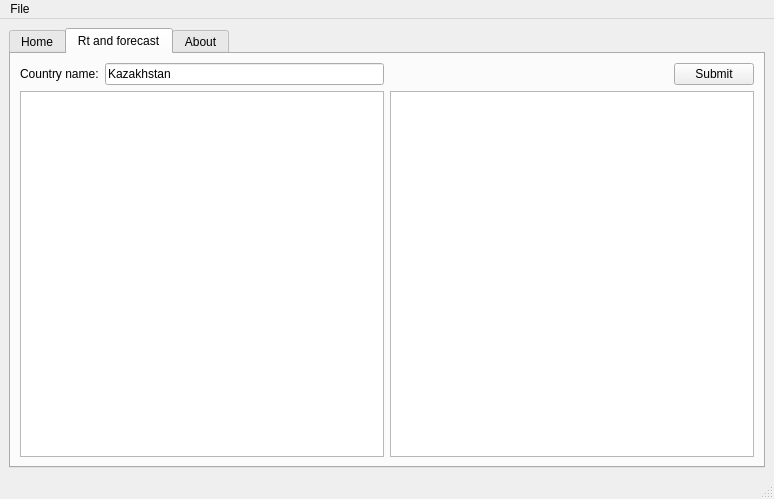
<?xml version="1.0" encoding="UTF-8"?>
<ui version="4.0">
 <class>MainWindow</class>
 <widget class="QMainWindow" name="MainWindow">
  <property name="geometry">
   <rect>
    <x>0</x>
    <y>0</y>
    <width>774</width>
    <height>499</height>
   </rect>
  </property>
  <property name="windowTitle">
   <string>MainWindow</string>
  </property>
  <widget class="QWidget" name="centralwidget">
   <layout class="QGridLayout" name="gridLayout_2">
    <item row="0" column="1">
     <widget class="QTabWidget" name="tabWidget">
      <property name="tabShape">
       <enum>QTabWidget::Rounded</enum>
      </property>
      <property name="currentIndex">
       <number>1</number>
      </property>
      <widget class="QWidget" name="tab">
       <attribute name="icon">
        <iconset>
         <normaloff>../../.designer/yandex lyseum 2019-2020/imap-Image-to-PDF-Converter-Application-For-Windows-master/imap-Image-to-PDF-Converter-Application-For-Windows-master/icons/top_menu_50px.png</normaloff>../../.designer/yandex lyseum 2019-2020/imap-Image-to-PDF-Converter-Application-For-Windows-master/imap-Image-to-PDF-Converter-Application-For-Windows-master/icons/top_menu_50px.png</iconset>
       </attribute>
       <attribute name="title">
        <string>Home</string>
       </attribute>
       <layout class="QGridLayout" name="gridLayout">
        <item row="1" column="1">
         <layout class="QVBoxLayout" name="verticalLayout">
          <item>
           <widget class="QPushButton" name="pushButton">
            <property name="text">
             <string> Add Folder</string>
            </property>
            <property name="icon">
             <iconset>
              <normaloff>../../.designer/yandex lyseum 2019-2020/imap-Image-to-PDF-Converter-Application-For-Windows-master/imap-Image-to-PDF-Converter-Application-For-Windows-master/icons/Add Folder_50px.png</normaloff>../../.designer/yandex lyseum 2019-2020/imap-Image-to-PDF-Converter-Application-For-Windows-master/imap-Image-to-PDF-Converter-Application-For-Windows-master/icons/Add Folder_50px.png</iconset>
            </property>
           </widget>
          </item>
          <item>
           <widget class="QPushButton" name="pushButton_add">
            <property name="text">
             <string> Add File</string>
            </property>
            <property name="icon">
             <iconset>
              <normaloff>../../.designer/yandex lyseum 2019-2020/imap-Image-to-PDF-Converter-Application-For-Windows-master/imap-Image-to-PDF-Converter-Application-For-Windows-master/icons/plus_50px.png</normaloff>../../.designer/yandex lyseum 2019-2020/imap-Image-to-PDF-Converter-Application-For-Windows-master/imap-Image-to-PDF-Converter-Application-For-Windows-master/icons/plus_50px.png</iconset>
            </property>
           </widget>
          </item>
          <item>
           <widget class="QPushButton" name="pushButton_remove">
            <property name="text">
             <string> Remove</string>
            </property>
            <property name="icon">
             <iconset>
              <normaloff>../../.designer/yandex lyseum 2019-2020/imap-Image-to-PDF-Converter-Application-For-Windows-master/imap-Image-to-PDF-Converter-Application-For-Windows-master/icons/minus_50px.png</normaloff>../../.designer/yandex lyseum 2019-2020/imap-Image-to-PDF-Converter-Application-For-Windows-master/imap-Image-to-PDF-Converter-Application-For-Windows-master/icons/minus_50px.png</iconset>
            </property>
           </widget>
          </item>
         </layout>
        </item>
        <item row="1" column="0" rowspan="5">
         <widget class="QListWidget" name="listWidget"/>
        </item>
        <item row="0" column="0">
         <widget class="QLabel" name="label_5">
          <property name="font">
           <font>
            <pointsize>10</pointsize>
           </font>
          </property>
          <property name="text">
           <string>List of images</string>
          </property>
         </widget>
        </item>
        <item row="5" column="1">
         <widget class="QPushButton" name="pushButton_2">
          <property name="text">
           <string>Predict all</string>
          </property>
         </widget>
        </item>
        <item row="4" column="1">
         <layout class="QHBoxLayout" name="horizontalLayout">
          <item>
           <widget class="QPushButton" name="pushButton_predict">
            <property name="text">
             <string>Predict</string>
            </property>
           </widget>
          </item>
          <item>
           <widget class="QPushButton" name="pushButton_clear">
            <property name="text">
             <string> Clear All</string>
            </property>
            <property name="icon">
             <iconset>
              <normaloff>../../.designer/yandex lyseum 2019-2020/imap-Image-to-PDF-Converter-Application-For-Windows-master/imap-Image-to-PDF-Converter-Application-For-Windows-master/icons/clear_symbol_50px.png</normaloff>../../.designer/yandex lyseum 2019-2020/imap-Image-to-PDF-Converter-Application-For-Windows-master/imap-Image-to-PDF-Converter-Application-For-Windows-master/icons/clear_symbol_50px.png</iconset>
            </property>
           </widget>
          </item>
         </layout>
        </item>
        <item row="2" column="1" rowspan="2">
         <widget class="QLabel" name="result">
          <property name="font">
           <font>
            <weight>75</weight>
            <bold>true</bold>
           </font>
          </property>
          <property name="text">
           <string>Result</string>
          </property>
          <property name="alignment">
           <set>Qt::AlignCenter</set>
          </property>
         </widget>
        </item>
       </layout>
      </widget>
      <widget class="QWidget" name="tab_2">
       <attribute name="title">
        <string>Rt and forecast</string>
       </attribute>
       <layout class="QGridLayout" name="gridLayout_4">
        <item row="0" column="1">
         <widget class="QLineEdit" name="lineEdit">
          <property name="text">
           <string>Kazakhstan</string>
          </property>
         </widget>
        </item>
        <item row="0" column="3">
         <widget class="QPushButton" name="pushButton_3">
          <property name="text">
           <string>Submit</string>
          </property>
         </widget>
        </item>
        <item row="0" column="0">
         <widget class="QLabel" name="label_6">
          <property name="text">
           <string>Country name:</string>
          </property>
         </widget>
        </item>
        <item row="2" column="0" colspan="2">
         <widget class="PlotWidget" name="graphicsView"/>
        </item>
        <item row="0" column="2">
         <spacer name="horizontalSpacer">
          <property name="orientation">
           <enum>Qt::Horizontal</enum>
          </property>
          <property name="sizeHint" stdset="0">
           <size>
            <width>40</width>
            <height>20</height>
           </size>
          </property>
         </spacer>
        </item>
        <item row="2" column="2" colspan="2">
         <widget class="PlotWidget" name="graphicsView_2"/>
        </item>
       </layout>
      </widget>
      <widget class="QWidget" name="tab_3">
       <attribute name="icon">
        <iconset>
         <normaloff>../../.designer/yandex lyseum 2019-2020/imap-Image-to-PDF-Converter-Application-For-Windows-master/imap-Image-to-PDF-Converter-Application-For-Windows-master/icons/info_50px.png</normaloff>../../.designer/yandex lyseum 2019-2020/imap-Image-to-PDF-Converter-Application-For-Windows-master/imap-Image-to-PDF-Converter-Application-For-Windows-master/icons/info_50px.png</iconset>
       </attribute>
       <attribute name="title">
        <string>About</string>
       </attribute>
       <layout class="QGridLayout" name="gridLayout_3">
        <item row="1" column="0">
         <widget class="QLabel" name="label_4">
          <property name="maximumSize">
           <size>
            <width>191</width>
            <height>20</height>
           </size>
          </property>
          <property name="text">
           <string>Technologies Used:</string>
          </property>
         </widget>
        </item>
        <item row="0" column="1">
         <widget class="QLabel" name="label_2">
          <property name="text">
           <string>Saparov Almas </string>
          </property>
         </widget>
        </item>
        <item row="1" column="1">
         <widget class="QLabel" name="label_3">
          <property name="text">
           <string>Python 3.8, PyQt5, Tensorflow, Keras, cv2 and etc..</string>
          </property>
         </widget>
        </item>
        <item row="0" column="0">
         <widget class="QLabel" name="label">
          <property name="text">
           <string>&lt;html&gt;&lt;head/&gt;&lt;body&gt;&lt;p&gt;Developer:&lt;/p&gt;&lt;/body&gt;&lt;/html&gt;</string>
          </property>
         </widget>
        </item>
        <item row="2" column="0" colspan="2">
         <spacer name="verticalSpacer">
          <property name="orientation">
           <enum>Qt::Vertical</enum>
          </property>
          <property name="sizeHint" stdset="0">
           <size>
            <width>20</width>
            <height>40</height>
           </size>
          </property>
         </spacer>
        </item>
       </layout>
      </widget>
     </widget>
    </item>
   </layout>
  </widget>
  <widget class="QMenuBar" name="menubar">
   <property name="geometry">
    <rect>
     <x>0</x>
     <y>0</y>
     <width>774</width>
     <height>26</height>
    </rect>
   </property>
   <widget class="QMenu" name="menuFile">
    <property name="title">
     <string>File</string>
    </property>
    <addaction name="actionOpen"/>
    <addaction name="actionRemove"/>
    <addaction name="actionAdd_folder"/>
    <addaction name="separator"/>
   </widget>
   <addaction name="menuFile"/>
  </widget>
  <widget class="QStatusBar" name="statusbar"/>
  <action name="actionOpen">
   <property name="text">
    <string>Open File</string>
   </property>
  </action>
  <action name="actionRemove">
   <property name="text">
    <string>Remove file</string>
   </property>
  </action>
  <action name="actionAdd_folder">
   <property name="text">
    <string>Add folder</string>
   </property>
  </action>
 </widget>
 <customwidgets>
  <customwidget>
   <class>PlotWidget</class>
   <extends>QGraphicsView</extends>
   <header>pyqtgraph</header>
  </customwidget>
 </customwidgets>
 <resources/>
 <connections/>
</ui>
